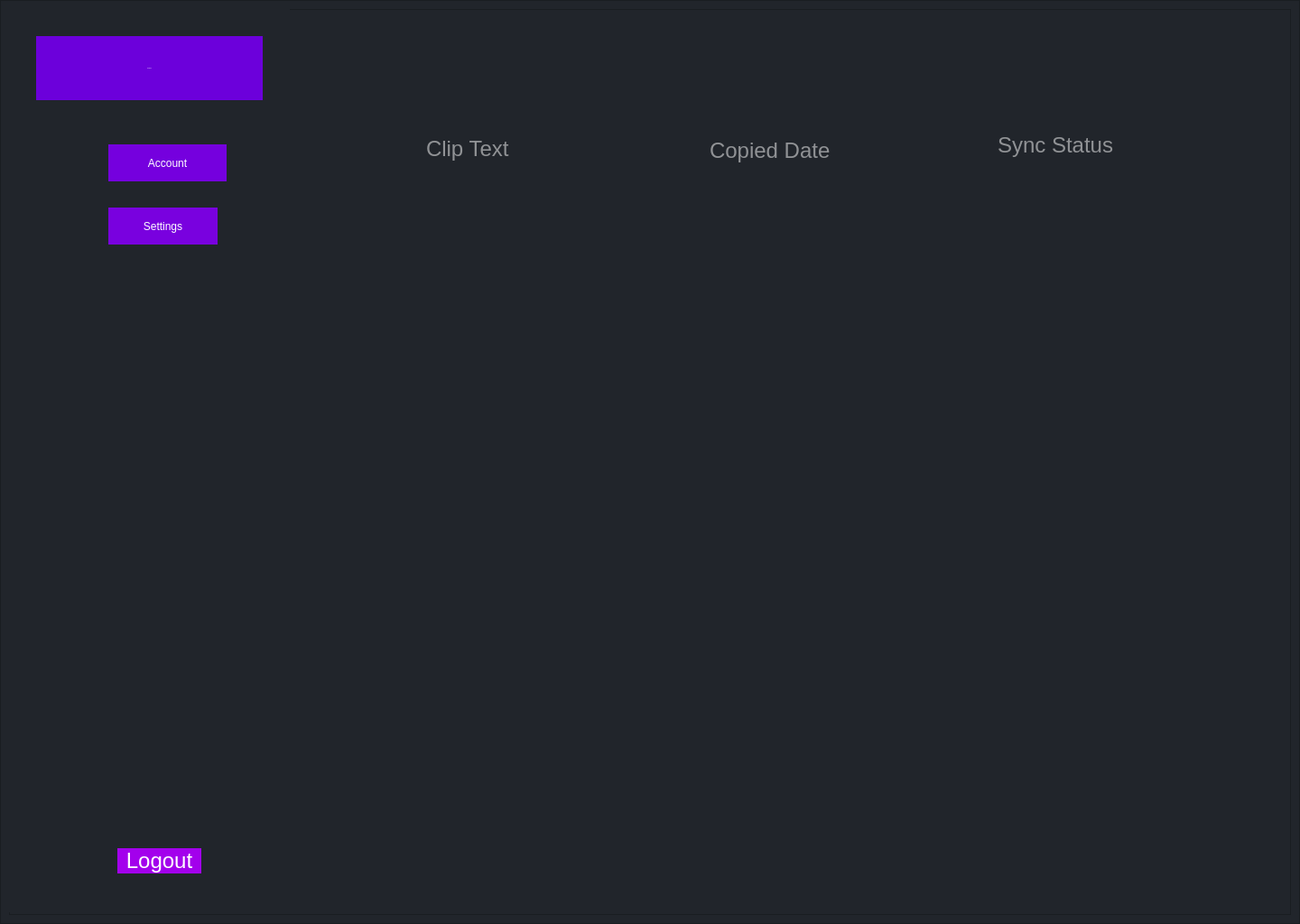
<?xml version="1.0" encoding="UTF-8"?>
<ui version="4.0">
 <class>MainWindow</class>
 <widget class="QMainWindow" name="MainWindow">
  <property name="geometry">
   <rect>
    <x>0</x>
    <y>0</y>
    <width>1440</width>
    <height>1024</height>
   </rect>
  </property>
  <property name="windowTitle">
   <string>MainWindow</string>
  </property>
  <property name="styleSheet">
   <string notr="true">font: 8px &quot;Lato&quot;;</string>
  </property>
  <widget class="QWidget" name="centralwidget">
   <layout class="QVBoxLayout" name="verticalLayout">
    <property name="spacing">
     <number>0</number>
    </property>
    <property name="leftMargin">
     <number>0</number>
    </property>
    <property name="topMargin">
     <number>0</number>
    </property>
    <property name="rightMargin">
     <number>0</number>
    </property>
    <property name="bottomMargin">
     <number>0</number>
    </property>
    <item>
     <widget class="QFrame" name="frame">
      <property name="styleSheet">
       <string notr="true">background-color: rgb(33, 37, 43);</string>
      </property>
      <property name="frameShape">
       <enum>QFrame::StyledPanel</enum>
      </property>
      <property name="frameShadow">
       <enum>QFrame::Raised</enum>
      </property>
      <layout class="QVBoxLayout" name="verticalLayout_2">
       <item>
        <layout class="QGridLayout" name="gridLayout">
         <item row="0" column="0">
          <widget class="QFrame" name="frame_2">
           <property name="frameShape">
            <enum>QFrame::StyledPanel</enum>
           </property>
           <property name="frameShadow">
            <enum>QFrame::Raised</enum>
           </property>
           <widget class="QLabel" name="label">
            <property name="geometry">
             <rect>
              <x>0</x>
              <y>-20</y>
              <width>311</width>
              <height>1021</height>
             </rect>
            </property>
            <property name="sizePolicy">
             <sizepolicy hsizetype="Preferred" vsizetype="Preferred">
              <horstretch>0</horstretch>
              <verstretch>0</verstretch>
             </sizepolicy>
            </property>
            <property name="text">
             <string/>
            </property>
            <property name="pixmap">
             <pixmap>Images/side_menu.png</pixmap>
            </property>
           </widget>
           <widget class="QPushButton" name="pyclip_git">
            <property name="geometry">
             <rect>
              <x>30</x>
              <y>30</y>
              <width>251</width>
              <height>71</height>
             </rect>
            </property>
            <property name="font">
             <font>
              <family>Lato</family>
              <pointsize>-1</pointsize>
              <weight>50</weight>
              <italic>false</italic>
              <bold>false</bold>
             </font>
            </property>
            <property name="styleSheet">
             <string notr="true">border:0px;
color: rgb(255, 255, 255);
background-color: rgb(108, 0, 219);
font: 48px &quot;Lato&quot;;</string>
            </property>
            <property name="text">
             <string>PyClipSync</string>
            </property>
           </widget>
           <widget class="QPushButton" name="open_account">
            <property name="geometry">
             <rect>
              <x>110</x>
              <y>150</y>
              <width>131</width>
              <height>41</height>
             </rect>
            </property>
            <property name="styleSheet">
             <string notr="true">border:0px;
color: rgb(255, 255, 255);
background-color: rgb(117, 0, 222);
font: 30px &quot;Lato&quot;;</string>
            </property>
            <property name="text">
             <string>Account</string>
            </property>
           </widget>
           <widget class="QPushButton" name="open_settings">
            <property name="geometry">
             <rect>
              <x>110</x>
              <y>220</y>
              <width>121</width>
              <height>41</height>
             </rect>
            </property>
            <property name="styleSheet">
             <string notr="true">border:0px;
color: rgb(255, 255, 255);
background-color: rgb(121, 1, 223);
font: 30px &quot;Lato&quot;;</string>
            </property>
            <property name="text">
             <string>Settings</string>
            </property>
           </widget>
           <widget class="QPushButton" name="pushButton">
            <property name="geometry">
             <rect>
              <x>120</x>
              <y>930</y>
              <width>93</width>
              <height>28</height>
             </rect>
            </property>
            <property name="styleSheet">
             <string notr="true">color: rgb(255, 255, 255);
background-color: rgb(163, 0, 236);
border:0px;
font-size:24px;</string>
            </property>
            <property name="text">
             <string>Logout</string>
            </property>
           </widget>
           <widget class="QLabel" name="label_2">
            <property name="geometry">
             <rect>
              <x>462</x>
              <y>134</y>
              <width>101</width>
              <height>41</height>
             </rect>
            </property>
            <property name="styleSheet">
             <string notr="true">color: rgba(255, 255, 255, 0.5);
font-size:24px;</string>
            </property>
            <property name="text">
             <string>Clip Text</string>
            </property>
           </widget>
           <widget class="QLabel" name="label_3">
            <property name="geometry">
             <rect>
              <x>776</x>
              <y>136</y>
              <width>141</width>
              <height>41</height>
             </rect>
            </property>
            <property name="styleSheet">
             <string notr="true">color: rgba(255, 255, 255, 0.5);
font-size:24px;</string>
            </property>
            <property name="text">
             <string>Copied Date</string>
            </property>
           </widget>
           <widget class="QLabel" name="label_4">
            <property name="geometry">
             <rect>
              <x>1095</x>
              <y>135</y>
              <width>131</width>
              <height>31</height>
             </rect>
            </property>
            <property name="styleSheet">
             <string notr="true">color: rgba(255, 255, 255, 0.5);
font-size:24px;</string>
            </property>
            <property name="text">
             <string>Sync Status</string>
            </property>
           </widget>
           <widget class="QPushButton" name="close1">
            <property name="geometry">
             <rect>
              <x>1342</x>
              <y>10</y>
              <width>61</width>
              <height>51</height>
             </rect>
            </property>
            <property name="styleSheet">
             <string notr="true">border:0px;</string>
            </property>
            <property name="text">
             <string/>
            </property>
           </widget>
           <widget class="QPushButton" name="minimize">
            <property name="geometry">
             <rect>
              <x>1260</x>
              <y>10</y>
              <width>61</width>
              <height>51</height>
             </rect>
            </property>
            <property name="styleSheet">
             <string notr="true">border:0px;</string>
            </property>
            <property name="text">
             <string/>
            </property>
           </widget>
          </widget>
         </item>
        </layout>
       </item>
      </layout>
     </widget>
    </item>
   </layout>
  </widget>
 </widget>
 <resources/>
 <connections/>
</ui>
